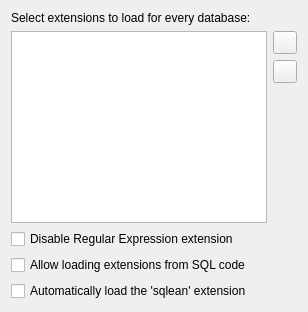
     <widget class="QWidget" name="tab_3">
      <attribute name="title">
       <string>&amp;Extensions</string>
      </attribute>
      <layout class="QVBoxLayout" name="verticalLayout_3">
       <item>
        <widget class="QLabel" name="label_3">
         <property name="text">
          <string>Select extensions to load for every database:</string>
         </property>
         <property name="buddy">
          <cstring>listExtensions</cstring>
         </property>
        </widget>
       </item>
       <item>
        <layout class="QHBoxLayout" name="horizontalLayout_2">
         <item>
          <widget class="QListWidget" name="listExtensions">
           <property name="editTriggers">
            <set>QAbstractItemView::NoEditTriggers</set>
           </property>
           <property name="showDropIndicator" stdset="0">
            <bool>false</bool>
           </property>
          </widget>
         </item>
         <item>
          <layout class="QVBoxLayout" name="verticalLayout_2">
           <item>
            <widget class="QToolButton" name="buttonAddExtension">
             <property name="toolTip">
              <string>Add extension</string>
             </property>
             <property name="icon">
              <iconset resource="icons/icons.qrc">
               <normaloff>:/icons/load_extension</normaloff>:/icons/load_extension</iconset>
             </property>
            </widget>
           </item>
           <item>
            <widget class="QToolButton" name="buttonRemoveExtension">
             <property name="toolTip">
              <string>Remove extension</string>
             </property>
             <property name="icon">
              <iconset resource="icons/icons.qrc">
               <normaloff>:/icons/remove_extension</normaloff>:/icons/remove_extension</iconset>
             </property>
            </widget>
           </item>
           <item>
            <spacer name="verticalSpacer">
             <property name="orientation">
              <enum>Qt::Vertical</enum>
             </property>
             <property name="sizeHint" stdset="0">
              <size>
               <width>20</width>
               <height>40</height>
              </size>
             </property>
            </spacer>
           </item>
          </layout>
         </item>
        </layout>
       </item>
       <item>
        <widget class="QCheckBox" name="checkRegexDisabled">
         <property name="toolTip">
          <string>&lt;html&gt;&lt;head/&gt;&lt;body&gt;&lt;p&gt;While supporting the REGEXP operator SQLite doesn't implement any regular expression&lt;br/&gt;algorithm but calls back the running application. DB Browser for SQLite implements this&lt;br/&gt;algorithm for you to let you use REGEXP out of the box. However, as there are multiple possible&lt;br/&gt;implementations of this and you might want to use another one, you're free to disable the&lt;br/&gt;application's implementation and load your own by using an extension. Requires restart of the application.&lt;/p&gt;&lt;/body&gt;&lt;/html&gt;</string>
         </property>
         <property name="text">
          <string>Disable Regular Expression extension</string>
         </property>
        </widget>
       </item>
       <item>
        <widget class="QCheckBox" name="checkAllowLoadExtension">
         <property name="toolTip">
          <string>&lt;html&gt;&lt;head/&gt;&lt;body&gt;&lt;p&gt;SQLite provides an SQL function for loading extensions from a shared library file. Activate this if you want to use the &lt;span style=&quot; font-style:italic;&quot;&gt;load_extension()&lt;/span&gt; function from SQL code.&lt;/p&gt;&lt;p&gt;For security reasons, extension loading is turned off by default and must be enabled through this setting. You can always load extensions through the GUI, even though this option is disabled.&lt;/p&gt;&lt;/body&gt;&lt;/html&gt;</string>
         </property>
         <property name="text">
          <string>Allow loading extensions from SQL code</string>
         </property>
        </widget>
       </item>
       <item>
        <widget class="QCheckBox" name="checkSqleanExtensionAutoload">
         <property name="toolTip">
          <string>&lt;html&gt;&lt;head/&gt;&lt;body&gt;&lt;p&gt;Automatically load the 'nalgeon/sqlean' extension at program startup.&lt;/p&gt;&lt;/body&gt;&lt;/html&gt;</string>
         </property>
         <property name="text">
          <string>Automatically load the 'sqlean' extension</string>
         </property>
        </widget>
       </item>
      </layout>
     </widget>
